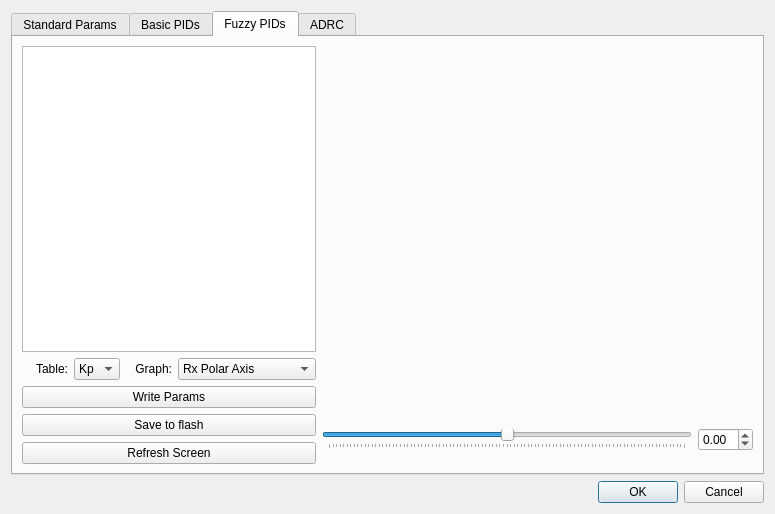
<?xml version="1.0" encoding="UTF-8"?>
<ui version="4.0">
 <class>turningWindows</class>
 <widget class="QDialog" name="turningWindows">
  <property name="geometry">
   <rect>
    <x>0</x>
    <y>0</y>
    <width>775</width>
    <height>514</height>
   </rect>
  </property>
  <property name="windowTitle">
   <string>Dialog</string>
  </property>
  <layout class="QHBoxLayout" name="horizontalLayout">
   <item>
    <layout class="QVBoxLayout" name="verticalLayout">
     <item>
      <widget class="QTabWidget" name="turningTabWidget">
       <property name="currentIndex">
        <number>2</number>
       </property>
       <widget class="QWidget" name="standard_params">
        <attribute name="title">
         <string>Standard Params</string>
        </attribute>
       </widget>
       <widget class="QWidget" name="basic_pids">
        <attribute name="title">
         <string>Basic PIDs</string>
        </attribute>
        <layout class="QVBoxLayout" name="verticalLayout_5">
         <item>
          <layout class="QHBoxLayout" name="horizontalLayout_24">
           <item>
            <widget class="QGroupBox" name="gbx_basic_pids_polar">
             <property name="title">
              <string>Polar Axis</string>
             </property>
             <layout class="QVBoxLayout" name="verticalLayout_2">
              <item>
               <layout class="QHBoxLayout" name="horizontalLayout_2">
                <item>
                 <widget class="QLabel" name="label_basic_pids_polar_kp">
                  <property name="text">
                   <string>Kp:</string>
                  </property>
                  <property name="alignment">
                   <set>Qt::AlignRight|Qt::AlignTrailing|Qt::AlignVCenter</set>
                  </property>
                 </widget>
                </item>
                <item>
                 <widget class="QDoubleSpinBox" name="dsb_basic_pids_polar_kp">
                  <property name="maximum">
                   <double>9.990000000000000</double>
                  </property>
                  <property name="singleStep">
                   <double>0.100000000000000</double>
                  </property>
                  <property name="value">
                   <double>1.600000000000000</double>
                  </property>
                 </widget>
                </item>
               </layout>
              </item>
              <item>
               <layout class="QHBoxLayout" name="horizontalLayout_3">
                <item>
                 <widget class="QLabel" name="label_basic_pids_polar_ki">
                  <property name="text">
                   <string>Ki:</string>
                  </property>
                  <property name="alignment">
                   <set>Qt::AlignRight|Qt::AlignTrailing|Qt::AlignVCenter</set>
                  </property>
                 </widget>
                </item>
                <item>
                 <widget class="QDoubleSpinBox" name="dsb_basic_pids_polar_ki">
                  <property name="maximum">
                   <double>9.990000000000000</double>
                  </property>
                  <property name="singleStep">
                   <double>0.100000000000000</double>
                  </property>
                  <property name="value">
                   <double>0.400000000000000</double>
                  </property>
                 </widget>
                </item>
               </layout>
              </item>
              <item>
               <layout class="QHBoxLayout" name="horizontalLayout_4">
                <item>
                 <widget class="QLabel" name="label_basic_pids_polar_kd">
                  <property name="text">
                   <string>Kd:</string>
                  </property>
                  <property name="alignment">
                   <set>Qt::AlignRight|Qt::AlignTrailing|Qt::AlignVCenter</set>
                  </property>
                 </widget>
                </item>
                <item>
                 <widget class="QDoubleSpinBox" name="dsb_basic_pids_polar_kd">
                  <property name="singleStep">
                   <double>0.100000000000000</double>
                  </property>
                  <property name="value">
                   <double>0.050000000000000</double>
                  </property>
                 </widget>
                </item>
               </layout>
              </item>
              <item>
               <layout class="QHBoxLayout" name="horizontalLayout_5">
                <item>
                 <widget class="QLabel" name="label_basic_pids_polar_i_max">
                  <property name="enabled">
                   <bool>true</bool>
                  </property>
                  <property name="baseSize">
                   <size>
                    <width>0</width>
                    <height>0</height>
                   </size>
                  </property>
                  <property name="lineWidth">
                   <number>1</number>
                  </property>
                  <property name="text">
                   <string>Integral Max:</string>
                  </property>
                  <property name="alignment">
                   <set>Qt::AlignRight|Qt::AlignTrailing|Qt::AlignVCenter</set>
                  </property>
                 </widget>
                </item>
                <item>
                 <widget class="QDoubleSpinBox" name="dsb_basic_pids_polar_i_max">
                  <property name="maximum">
                   <double>999.000000000000000</double>
                  </property>
                  <property name="value">
                   <double>30.000000000000000</double>
                  </property>
                 </widget>
                </item>
               </layout>
              </item>
              <item>
               <layout class="QHBoxLayout" name="horizontalLayout_8">
                <item>
                 <widget class="QLabel" name="label_basic_pids_polar_i_dz">
                  <property name="text">
                   <string>Integral DZ:</string>
                  </property>
                  <property name="alignment">
                   <set>Qt::AlignRight|Qt::AlignTrailing|Qt::AlignVCenter</set>
                  </property>
                 </widget>
                </item>
                <item>
                 <widget class="QDoubleSpinBox" name="dsb_basic_pids_polar_i_dz">
                  <property name="singleStep">
                   <double>0.100000000000000</double>
                  </property>
                  <property name="value">
                   <double>1.000000000000000</double>
                  </property>
                 </widget>
                </item>
               </layout>
              </item>
              <item>
               <layout class="QHBoxLayout" name="horizontalLayout_6">
                <item>
                 <widget class="QLabel" name="label_basic_pids_polar_o_max">
                  <property name="text">
                   <string>Output Max:</string>
                  </property>
                  <property name="alignment">
                   <set>Qt::AlignRight|Qt::AlignTrailing|Qt::AlignVCenter</set>
                  </property>
                 </widget>
                </item>
                <item>
                 <widget class="QDoubleSpinBox" name="dsb_basic_pids_polar_o_max">
                  <property name="value">
                   <double>50.000000000000000</double>
                  </property>
                 </widget>
                </item>
               </layout>
              </item>
              <item>
               <layout class="QHBoxLayout" name="horizontalLayout_15">
                <item>
                 <widget class="QLabel" name="label_basic_pids_polar_lpf_fcut">
                  <property name="text">
                   <string>LPF fCut(Hz): </string>
                  </property>
                  <property name="alignment">
                   <set>Qt::AlignRight|Qt::AlignTrailing|Qt::AlignVCenter</set>
                  </property>
                 </widget>
                </item>
                <item>
                 <widget class="QDoubleSpinBox" name="dsb_basic_pids_polar_lpf_fcut"/>
                </item>
               </layout>
              </item>
             </layout>
            </widget>
           </item>
           <item>
            <widget class="QGroupBox" name="gbx_basic_pids_pitch">
             <property name="title">
              <string>Pitch Axis</string>
             </property>
             <layout class="QVBoxLayout" name="verticalLayout_3">
              <item>
               <layout class="QHBoxLayout" name="horizontalLayout_7">
                <item>
                 <widget class="QLabel" name="label_basic_pids_pitch_kp">
                  <property name="text">
                   <string>Kp:</string>
                  </property>
                  <property name="alignment">
                   <set>Qt::AlignRight|Qt::AlignTrailing|Qt::AlignVCenter</set>
                  </property>
                 </widget>
                </item>
                <item>
                 <widget class="QDoubleSpinBox" name="dsb_basic_pids_pitch_kp">
                  <property name="maximum">
                   <double>9.990000000000000</double>
                  </property>
                  <property name="singleStep">
                   <double>0.100000000000000</double>
                  </property>
                  <property name="value">
                   <double>1.800000000000000</double>
                  </property>
                 </widget>
                </item>
               </layout>
              </item>
              <item>
               <layout class="QHBoxLayout" name="horizontalLayout_9">
                <item>
                 <widget class="QLabel" name="label_basic_pids_pitch_ki">
                  <property name="text">
                   <string>Ki:</string>
                  </property>
                  <property name="alignment">
                   <set>Qt::AlignRight|Qt::AlignTrailing|Qt::AlignVCenter</set>
                  </property>
                 </widget>
                </item>
                <item>
                 <widget class="QDoubleSpinBox" name="dsb_basic_pids_pitch_ki">
                  <property name="maximum">
                   <double>9.990000000000000</double>
                  </property>
                  <property name="singleStep">
                   <double>0.100000000000000</double>
                  </property>
                  <property name="value">
                   <double>0.400000000000000</double>
                  </property>
                 </widget>
                </item>
               </layout>
              </item>
              <item>
               <layout class="QHBoxLayout" name="horizontalLayout_10">
                <item>
                 <widget class="QLabel" name="label_basic_pids_pitch_kd">
                  <property name="text">
                   <string>Kd:</string>
                  </property>
                  <property name="alignment">
                   <set>Qt::AlignRight|Qt::AlignTrailing|Qt::AlignVCenter</set>
                  </property>
                 </widget>
                </item>
                <item>
                 <widget class="QDoubleSpinBox" name="dsb_basic_pids_pitch_kd">
                  <property name="value">
                   <double>0.050000000000000</double>
                  </property>
                 </widget>
                </item>
               </layout>
              </item>
              <item>
               <layout class="QHBoxLayout" name="horizontalLayout_11">
                <item>
                 <widget class="QLabel" name="label_basic_pids_pitch_i_max">
                  <property name="enabled">
                   <bool>true</bool>
                  </property>
                  <property name="baseSize">
                   <size>
                    <width>0</width>
                    <height>0</height>
                   </size>
                  </property>
                  <property name="lineWidth">
                   <number>1</number>
                  </property>
                  <property name="text">
                   <string>Integral Max:</string>
                  </property>
                  <property name="alignment">
                   <set>Qt::AlignRight|Qt::AlignTrailing|Qt::AlignVCenter</set>
                  </property>
                 </widget>
                </item>
                <item>
                 <widget class="QDoubleSpinBox" name="dsb_basic_pids_pitch_i_max">
                  <property name="value">
                   <double>30.000000000000000</double>
                  </property>
                 </widget>
                </item>
               </layout>
              </item>
              <item>
               <layout class="QHBoxLayout" name="horizontalLayout_12">
                <item>
                 <widget class="QLabel" name="label_basic_pids_pitch_i_dz">
                  <property name="text">
                   <string>Integral DZ:</string>
                  </property>
                  <property name="alignment">
                   <set>Qt::AlignRight|Qt::AlignTrailing|Qt::AlignVCenter</set>
                  </property>
                 </widget>
                </item>
                <item>
                 <widget class="QDoubleSpinBox" name="dsb_basic_pids_pitch_i_dz">
                  <property name="singleStep">
                   <double>0.100000000000000</double>
                  </property>
                  <property name="value">
                   <double>1.000000000000000</double>
                  </property>
                 </widget>
                </item>
               </layout>
              </item>
              <item>
               <layout class="QHBoxLayout" name="horizontalLayout_13">
                <item>
                 <widget class="QLabel" name="label_basic_pids_pitch_o_max">
                  <property name="text">
                   <string>Output Max:</string>
                  </property>
                  <property name="alignment">
                   <set>Qt::AlignRight|Qt::AlignTrailing|Qt::AlignVCenter</set>
                  </property>
                 </widget>
                </item>
                <item>
                 <widget class="QDoubleSpinBox" name="dsb_basic_pids_pitch_o_max">
                  <property name="value">
                   <double>50.000000000000000</double>
                  </property>
                 </widget>
                </item>
               </layout>
              </item>
              <item>
               <layout class="QHBoxLayout" name="horizontalLayout_16">
                <item>
                 <widget class="QLabel" name="label_basic_pids_pitch_lpf_fcut">
                  <property name="text">
                   <string>LPF fCut(Hz): </string>
                  </property>
                  <property name="alignment">
                   <set>Qt::AlignRight|Qt::AlignTrailing|Qt::AlignVCenter</set>
                  </property>
                 </widget>
                </item>
                <item>
                 <widget class="QDoubleSpinBox" name="dsb_basic_pids_pitch_lpf_fcut"/>
                </item>
               </layout>
              </item>
             </layout>
            </widget>
           </item>
           <item>
            <widget class="QGroupBox" name="gbx_basic_pids_yaw">
             <property name="title">
              <string>Yaw Axis</string>
             </property>
             <layout class="QVBoxLayout" name="verticalLayout_4">
              <item>
               <layout class="QHBoxLayout" name="horizontalLayout_14">
                <item>
                 <widget class="QLabel" name="label_basic_pids_yaw_kp">
                  <property name="text">
                   <string>Kp:</string>
                  </property>
                  <property name="alignment">
                   <set>Qt::AlignRight|Qt::AlignTrailing|Qt::AlignVCenter</set>
                  </property>
                 </widget>
                </item>
                <item>
                 <widget class="QDoubleSpinBox" name="dsb_basic_pids_yaw_kp">
                  <property name="maximum">
                   <double>9.990000000000000</double>
                  </property>
                  <property name="singleStep">
                   <double>0.100000000000000</double>
                  </property>
                  <property name="value">
                   <double>1.600000000000000</double>
                  </property>
                 </widget>
                </item>
               </layout>
              </item>
              <item>
               <layout class="QHBoxLayout" name="horizontalLayout_17">
                <item>
                 <widget class="QLabel" name="label_basic_pids_yaw_ki">
                  <property name="text">
                   <string>Ki:</string>
                  </property>
                  <property name="alignment">
                   <set>Qt::AlignRight|Qt::AlignTrailing|Qt::AlignVCenter</set>
                  </property>
                 </widget>
                </item>
                <item>
                 <widget class="QDoubleSpinBox" name="dsb_basic_pids_yaw_ki">
                  <property name="maximum">
                   <double>9.990000000000000</double>
                  </property>
                  <property name="singleStep">
                   <double>0.100000000000000</double>
                  </property>
                  <property name="value">
                   <double>0.400000000000000</double>
                  </property>
                 </widget>
                </item>
               </layout>
              </item>
              <item>
               <layout class="QHBoxLayout" name="horizontalLayout_18">
                <item>
                 <widget class="QLabel" name="label_basic_pids_yaw_kd">
                  <property name="text">
                   <string>Kd:</string>
                  </property>
                  <property name="alignment">
                   <set>Qt::AlignRight|Qt::AlignTrailing|Qt::AlignVCenter</set>
                  </property>
                 </widget>
                </item>
                <item>
                 <widget class="QDoubleSpinBox" name="dsb_basic_pids_yaw_kd">
                  <property name="maximum">
                   <double>9.990000000000000</double>
                  </property>
                  <property name="singleStep">
                   <double>0.100000000000000</double>
                  </property>
                  <property name="value">
                   <double>0.050000000000000</double>
                  </property>
                 </widget>
                </item>
               </layout>
              </item>
              <item>
               <layout class="QHBoxLayout" name="horizontalLayout_19">
                <item>
                 <widget class="QLabel" name="label_basic_pids_yaw_i_max">
                  <property name="enabled">
                   <bool>true</bool>
                  </property>
                  <property name="baseSize">
                   <size>
                    <width>0</width>
                    <height>0</height>
                   </size>
                  </property>
                  <property name="lineWidth">
                   <number>1</number>
                  </property>
                  <property name="text">
                   <string>Integral Max:</string>
                  </property>
                  <property name="alignment">
                   <set>Qt::AlignRight|Qt::AlignTrailing|Qt::AlignVCenter</set>
                  </property>
                 </widget>
                </item>
                <item>
                 <widget class="QDoubleSpinBox" name="dsb_basic_pids_yaw_i_max">
                  <property name="value">
                   <double>30.000000000000000</double>
                  </property>
                 </widget>
                </item>
               </layout>
              </item>
              <item>
               <layout class="QHBoxLayout" name="horizontalLayout_20">
                <item>
                 <widget class="QLabel" name="label_basic_pids_yaw_i_dz">
                  <property name="text">
                   <string>Integral DZ:</string>
                  </property>
                  <property name="alignment">
                   <set>Qt::AlignRight|Qt::AlignTrailing|Qt::AlignVCenter</set>
                  </property>
                 </widget>
                </item>
                <item>
                 <widget class="QDoubleSpinBox" name="dsb_basic_pids_yaw_i_dz">
                  <property name="value">
                   <double>1.000000000000000</double>
                  </property>
                 </widget>
                </item>
               </layout>
              </item>
              <item>
               <layout class="QHBoxLayout" name="horizontalLayout_21">
                <item>
                 <widget class="QLabel" name="label_basic_pids_yaw_o_max">
                  <property name="text">
                   <string>Output Max:</string>
                  </property>
                  <property name="alignment">
                   <set>Qt::AlignRight|Qt::AlignTrailing|Qt::AlignVCenter</set>
                  </property>
                 </widget>
                </item>
                <item>
                 <widget class="QDoubleSpinBox" name="dsb_basic_pids_yaw_o_max">
                  <property name="value">
                   <double>50.000000000000000</double>
                  </property>
                 </widget>
                </item>
               </layout>
              </item>
              <item>
               <layout class="QHBoxLayout" name="horizontalLayout_22">
                <item>
                 <widget class="QLabel" name="label_basic_pids_yaw_lpf_fcut">
                  <property name="text">
                   <string>LPF fCut(Hz): </string>
                  </property>
                  <property name="alignment">
                   <set>Qt::AlignRight|Qt::AlignTrailing|Qt::AlignVCenter</set>
                  </property>
                 </widget>
                </item>
                <item>
                 <widget class="QDoubleSpinBox" name="dsb_basic_pids_yaw_lpf_fcut"/>
                </item>
               </layout>
              </item>
             </layout>
            </widget>
           </item>
          </layout>
         </item>
         <item>
          <layout class="QVBoxLayout" name="verticalLayout_6">
           <property name="spacing">
            <number>6</number>
           </property>
           <item>
            <widget class="QPushButton" name="btn_basic_pids_write_params">
             <property name="text">
              <string>Write Params</string>
             </property>
            </widget>
           </item>
           <item>
            <widget class="QPushButton" name="btn_basic_pids_save_to_flash">
             <property name="text">
              <string>Save to flash</string>
             </property>
            </widget>
           </item>
           <item>
            <widget class="QPushButton" name="btn_basic_pids_refresh_screen">
             <property name="text">
              <string>Refresh Screen</string>
             </property>
            </widget>
           </item>
          </layout>
         </item>
        </layout>
       </widget>
       <widget class="QWidget" name="fuzzy_pids">
        <attribute name="title">
         <string>Fuzzy PIDs</string>
        </attribute>
        <layout class="QHBoxLayout" name="horizontalLayout_26">
         <item>
          <layout class="QVBoxLayout" name="verticalLayout_8">
           <item>
            <widget class="QTableView" name="tbv_fuzzy_pids_table">
             <property name="gridStyle">
              <enum>Qt::SolidLine</enum>
             </property>
            </widget>
           </item>
           <item>
            <layout class="QVBoxLayout" name="verticalLayout_7">
             <item>
              <layout class="QHBoxLayout" name="horizontalLayout_23" stretch="1,1,1,3">
               <item>
                <widget class="QLabel" name="label_fuzzy_pids_ctrl_items">
                 <property name="text">
                  <string>Table:</string>
                 </property>
                 <property name="alignment">
                  <set>Qt::AlignRight|Qt::AlignTrailing|Qt::AlignVCenter</set>
                 </property>
                </widget>
               </item>
               <item>
                <widget class="QComboBox" name="cbox_fuzzy_pids_ctrl_items">
                 <item>
                  <property name="text">
                   <string>Kp</string>
                  </property>
                 </item>
                 <item>
                  <property name="text">
                   <string>Ki</string>
                  </property>
                 </item>
                 <item>
                  <property name="text">
                   <string>Kd</string>
                  </property>
                 </item>
                </widget>
               </item>
               <item>
                <widget class="QLabel" name="label_fuzzy_pids_axis_items">
                 <property name="text">
                  <string>Graph:</string>
                 </property>
                 <property name="alignment">
                  <set>Qt::AlignRight|Qt::AlignTrailing|Qt::AlignVCenter</set>
                 </property>
                </widget>
               </item>
               <item>
                <widget class="QComboBox" name="cbox_fuzzy_pids_axis_items">
                 <item>
                  <property name="text">
                   <string>Rx Polar Axis</string>
                  </property>
                 </item>
                 <item>
                  <property name="text">
                   <string>Rx Pitch Axis</string>
                  </property>
                 </item>
                 <item>
                  <property name="text">
                   <string>Rx Yaw Axis</string>
                  </property>
                 </item>
                </widget>
               </item>
              </layout>
             </item>
             <item>
              <widget class="QPushButton" name="btn_fuzzy_pids_write_params">
               <property name="text">
                <string>Write Params</string>
               </property>
              </widget>
             </item>
             <item>
              <widget class="QPushButton" name="btn_fuzzy_pids_save_to_flash">
               <property name="text">
                <string>Save to flash</string>
               </property>
              </widget>
             </item>
             <item>
              <widget class="QPushButton" name="btn_fuzzy_pids_refresh_screen">
               <property name="text">
                <string>Refresh Screen</string>
               </property>
              </widget>
             </item>
            </layout>
           </item>
          </layout>
         </item>
         <item>
          <layout class="QVBoxLayout" name="verticalLayout_9" stretch="100,5,0">
           <item>
            <widget class="QCustomPlot" name="cpl_fuzzy_pids_graph" native="true">
             <layout class="QVBoxLayout" name="verticalLayout_10"/>
            </widget>
           </item>
           <item>
            <layout class="QHBoxLayout" name="horizontalLayout_25">
             <item>
              <widget class="QSlider" name="hs_fuzzy_pids_derror">
               <property name="minimum">
                <number>-50</number>
               </property>
               <property name="maximum">
                <number>50</number>
               </property>
               <property name="orientation">
                <enum>Qt::Horizontal</enum>
               </property>
               <property name="tickPosition">
                <enum>QSlider::TicksBelow</enum>
               </property>
              </widget>
             </item>
             <item>
              <widget class="QDoubleSpinBox" name="dsb_fuzzy_pids_derror">
               <property name="minimum">
                <double>-5.000000000000000</double>
               </property>
               <property name="maximum">
                <double>5.000000000000000</double>
               </property>
               <property name="singleStep">
                <double>0.100000000000000</double>
               </property>
              </widget>
             </item>
            </layout>
           </item>
           <item>
            <spacer name="horizontalSpacer">
             <property name="orientation">
              <enum>Qt::Horizontal</enum>
             </property>
             <property name="sizeHint" stdset="0">
              <size>
               <width>431</width>
               <height>13</height>
              </size>
             </property>
            </spacer>
           </item>
          </layout>
         </item>
        </layout>
       </widget>
       <widget class="QWidget" name="adrc">
        <attribute name="title">
         <string>ADRC</string>
        </attribute>
       </widget>
      </widget>
     </item>
     <item>
      <widget class="QDialogButtonBox" name="buttonBox">
       <property name="orientation">
        <enum>Qt::Horizontal</enum>
       </property>
       <property name="standardButtons">
        <set>QDialogButtonBox::Cancel|QDialogButtonBox::Ok</set>
       </property>
      </widget>
     </item>
    </layout>
   </item>
  </layout>
 </widget>
 <customwidgets>
  <customwidget>
   <class>QCustomPlot</class>
   <extends>QWidget</extends>
   <header location="global">qcustomplot.h</header>
   <container>1</container>
  </customwidget>
 </customwidgets>
 <resources/>
 <connections>
  <connection>
   <sender>buttonBox</sender>
   <signal>accepted()</signal>
   <receiver>turningWindows</receiver>
   <slot>accept()</slot>
   <hints>
    <hint type="sourcelabel">
     <x>248</x>
     <y>254</y>
    </hint>
    <hint type="destinationlabel">
     <x>157</x>
     <y>274</y>
    </hint>
   </hints>
  </connection>
  <connection>
   <sender>buttonBox</sender>
   <signal>rejected()</signal>
   <receiver>turningWindows</receiver>
   <slot>reject()</slot>
   <hints>
    <hint type="sourcelabel">
     <x>316</x>
     <y>260</y>
    </hint>
    <hint type="destinationlabel">
     <x>286</x>
     <y>274</y>
    </hint>
   </hints>
  </connection>
 </connections>
</ui>
